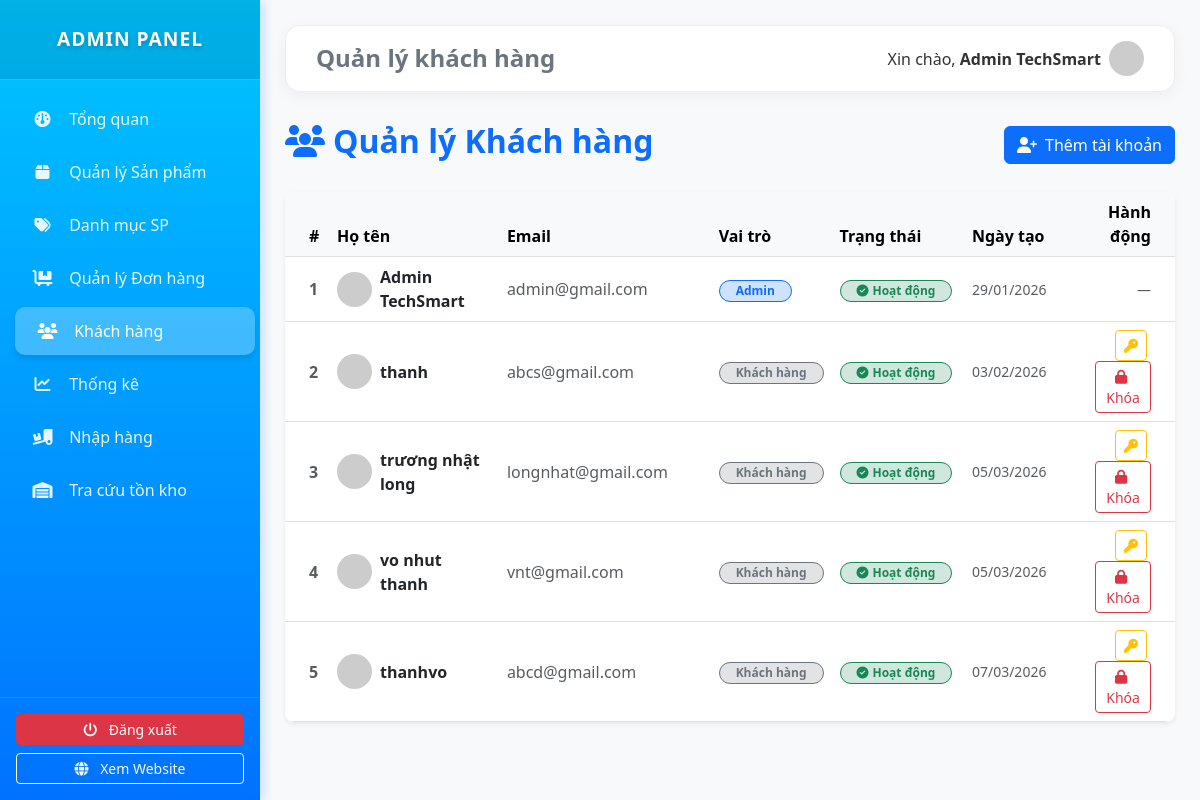
Page /admin/users (signed in) on the committed database.
### tables this page shows
CREATE TABLE `users` (
  `id` int(11) NOT NULL AUTO_INCREMENT,
  `fullname` varchar(100) DEFAULT NULL,
  `email` varchar(100) DEFAULT NULL,
  `phone` varchar(20) DEFAULT NULL,
  `address` varchar(255) DEFAULT NULL,
  `ward` varchar(100) DEFAULT NULL,
  `district` varchar(100) DEFAULT NULL,
  `password` varchar(255) DEFAULT NULL,
  `role` enum('customer','admin') DEFAULT 'customer',
  `is_locked` tinyint(1) DEFAULT 0,
  `created_at` timestamp NOT NULL DEFAULT current_timestamp(),
  `status` enum('active','locked') DEFAULT 'active',
  PRIMARY KEY (`id`),
  UNIQUE KEY `email` (`email`)
);

### app/controllers/AdminController.php (called while the page is built, shortened)
<?php
require_once dirname(__DIR__) . '/core/Controller.php';
class AdminController extends Controller
{
    public function users()
    {
        $model = $this->model('UserModel');
        $users = $model->getAllUsers();
        $this->view('admin/dashboard', [
            'view' => 'admin/users',
            'active' => 'users',
            'users' => $users
        ]);
    }
}
?>

### app/core/App.php (called while the page is built, shortened)
<?php
class App {
    protected $method = 'index';
    public function __construct() {
        $url = $this->parseUrl();
        if(file_exists('../app/controllers/' . ucfirst($url[0] ?? '') . 'Controller.php')) {
            unset($url[0]);
        }
        $this->controller = new $this->controller;
        if(isset($url[1])) {
            if(method_exists($this->controller, $url[1])) {
                $this->method = $url[1];
                unset($url[1]);
            }
        }
        $this->params = $url ? array_values($url) : [];
        call_user_func_array([$this->controller, $this->method], $this->params);
    }
    public function parseUrl() {
        if(isset($_GET['url'])) {
            return explode('/', filter_var(rtrim($_GET['url'], '/'), FILTER_SANITIZE_URL));
        }
        return [];
    }
}
?>

### public/index.php (called while the page is built, shortened)
<?php
require_once ROOT . '/app/core/Database.php';
require_once ROOT . '/app/core/Controller.php';
require_once ROOT . '/app/core/App.php';
$app = new App();
?>

### app/core/Database.php (called while the page is built, shortened)
<?php
class Database {
    public function __construct() {
        try {
            $this->conn = new PDO("mysql:host=".DB_HOST.";dbname=".DB_NAME, DB_USER, DB_PASS);
        } catch(PDOException $e) {
            die("Connection failed: " . $e->getMessage());
        }
    }
}
?>

### app/models/UserModel.php (called while the page is built, shortened)
<?php
require_once dirname(__DIR__) . '/core/Database.php';
class UserModel extends Database {
    public function getAllUsers() {
        $stmt = $this->conn->prepare("SELECT id, fullname, email, role, status, created_at FROM users ORDER BY id ASC");
        $stmt->execute();
        return $stmt->fetchAll(PDO::FETCH_ASSOC);
    }
}
?>

### app/views/admin/users.php (the view, shortened to what this page needs)
<div class="d-flex justify-content-between align-items-center mb-4">
    <h2 class="fw-bold text-primary"><i class="fa-solid fa-users me-2"></i>Quản lý Khách hàng</h2>
    <button class="btn btn-primary" data-bs-toggle="modal" data-bs-target="#addUserModal">
        <i class="fa-solid fa-user-plus me-2"></i>Thêm tài khoản
    </button>
</div>
<div class="card shadow-sm border-0 rounded-3">
    <div class="card-body p-0">
        <div class="table-responsive">
            <table class="table table-hover align-middle mb-0">
                <thead class="table-light text-secondary">
                    <tr>
                        <th class="ps-4" width="5%">#</th>
                        <th width="20%">Họ tên</th>
                        <th width="25%">Email</th>
                        <th width="10%">Vai trò</th>
                        <th width="15%">Trạng thái</th>
                        <th width="15%">Ngày tạo</th>
                        <th class="text-end pe-4" width="10%">Hành động</th>
                    </tr>
                </thead>
                <tbody>
                    <?php if (!empty($data['users'])): ?>
                        <?php foreach ($data['users'] as $user): ?>
                            <tr>
                                <td class="ps-4 fw-bold text-muted"><?= $user['id'] ?></td>
                                <td>
                                    <div class="d-flex align-items-center">
                                        <img src="https://ui-avatars.com/api/?name=<?= urlencode($user['fullname'] ?? 'U') ?>&background=random&color=fff"
                                             class="rounded-circle me-2" width="35" height="35">
                                        <span class="fw-bold"><?= htmlspecialchars($user['fullname'] ?? 'N/A') ?></span>
                                    </div>
                                </td>
                                <td class="text-muted"><?= htmlspecialchars($user['email']) ?></td>
                                <td>
                                    <?php if ($user['role'] == 'admin'): ?>
                                        <span class="badge bg-primary-subtle text-primary border border-primary px-3 rounded-pill">Admin</span>
                                    <?php else: ?>
                                        <span class="badge bg-secondary-subtle text-secondary border border-secondary px-3 rounded-pill">Khách hàng</span>
                                    <?php endif; ?>
                                </td>
                                <td>
                                    <?php
                                    $status = $user['status'] ?? 'active';
                                    if ($status == 'active'): ?>
                                        <span class="badge bg-success-subtle text-success border border-success px-3 rounded-pill">
                                            <i class="fa-solid fa-check-circle me-1"></i>Hoạt động
                                        </span>
                                    <?php else: ?>
                                        <span class="badge bg-danger-subtle text-danger border border-danger px-3 rounded-pill">
                                            <i class="fa-solid fa-lock me-1"></i>Đã khóa
                                        </span>
                                    <?php endif; ?>
                                </td>
                                <td class="text-muted small">
                                    <?= isset($user['created_at']) ? date('d/m/Y', strtotime($user['created_at'])) : 'N/A' ?>
                                </td>
                                <td class="text-end pe-4">
                                    <?php if ($user['role'] != 'admin'): ?>
                                        <a href="<?= BASE_URL ?>admin/resetPassword/<?= $user['id'] ?>"
                                           class="btn btn-sm btn-outline-warning me-1"
                                           onclick="return confirm('Reset mật khẩu của <?= htmlspecialchars($user['fullname']) ?> về 123456?')"
                                           title="Reset mật khẩu">
                                            <i class="fa-solid fa-key"></i>
                                        </a>
                                        <?php if (($user['status'] ?? 'active') == 'active'): ?>
                                            <a href="<?= BASE_URL ?>admin/lockUser/<?= $user['id'] ?>"
                                               class="btn btn-sm btn-outline-danger"
                                               onclick="return confirm('Bạn có chắc muốn KHÓA tài khoản <?= htmlspecialchars($user['fullname']) ?>?')">
                                                <i class="fa-solid fa-lock me-1"></i>Khóa
                                            </a>
                                        <?php endif; ?>
                                    <?php else: ?>
                                        <span class="text-muted small">—</span>
                                    <?php endif; ?>
                                </td>
                            </tr>
                        <?php endforeach; ?>
                    <?php endif; ?>
                </tbody>
            </table>
        </div>
    </div>
</div>

### public/css/admin.css (style rules this page uses)
body { font-family: 'Segoe UI', Roboto, Helvetica, Arial, sans-serif; background-color: #f0f2f5; color: #333; overflow-x: hidden; }
.table { background: white; border-radius: 10px; overflow: hidden; box-shadow: 0 2px 10px rgba(0,0,0,0.02); }
.table thead { background-color: #f1f4f8; color: #555; font-weight: 600; }
.table-hover tbody tr { transition: 0.2s; }

### rows in the picture
users: id "1", fullname "Admin TechSmart", email "admin@gmail.com", role "Admin", status "active" (drawn), created_at "29/01/2026"
users: id "2", fullname "thanh", email "abcs@gmail.com", role "Khách hàng", status "active" (drawn), created_at "03/02/2026"
users: id "3", fullname "trương nhật long", email "longnhat@gmail.com", role "Khách hàng", status "active" (drawn), created_at "05/03/2026"
users: id "4", fullname "vo nhut thanh", email "vnt@gmail.com", role "Khách hàng", status "active" (drawn), created_at "05/03/2026"
users: id "5", fullname "thanhvo", email "abcd@gmail.com", role "Khách hàng", status "active" (drawn), created_at "07/03/2026"

### other values in the picture
$_SESSION['name'] "Admin TechSmart"
